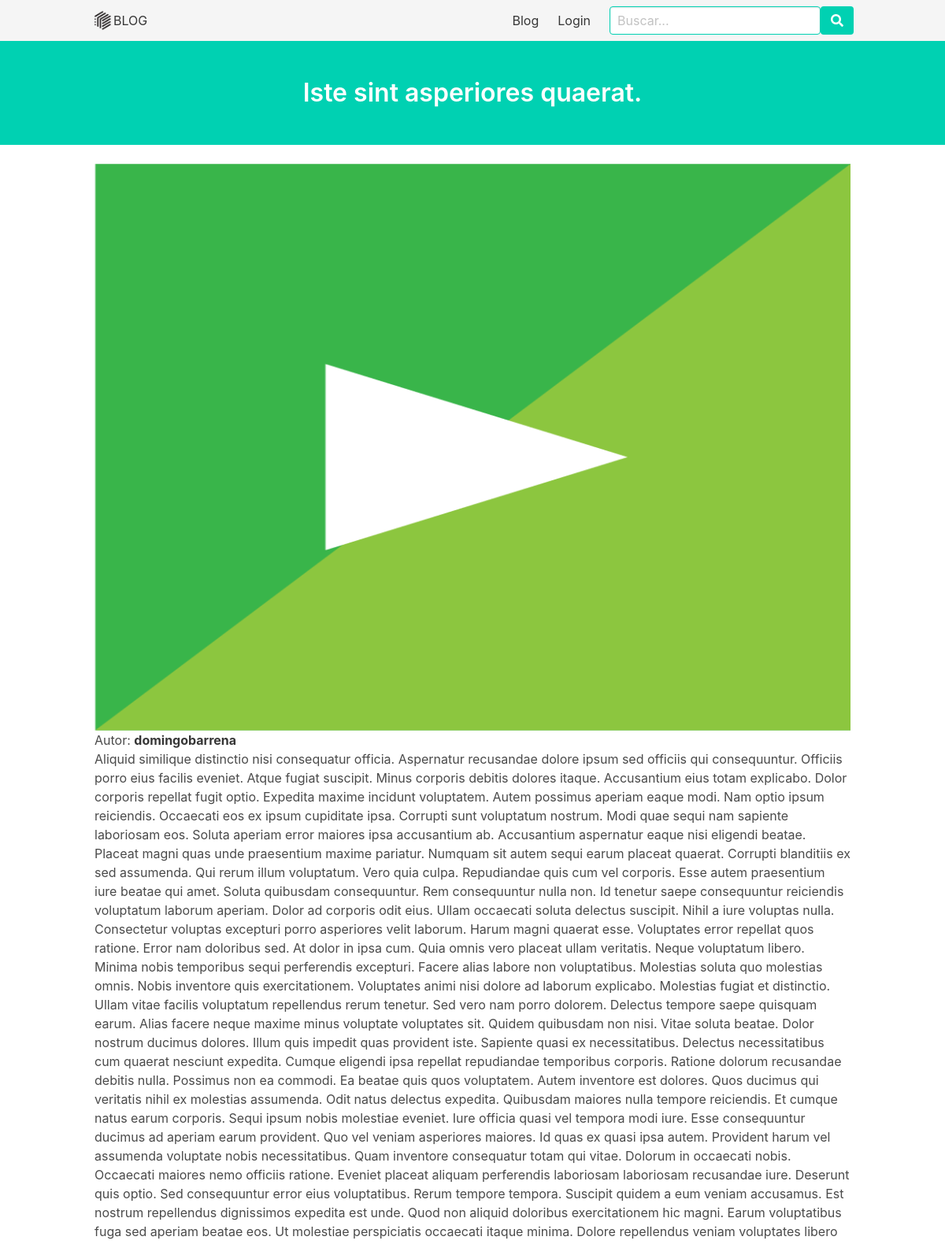
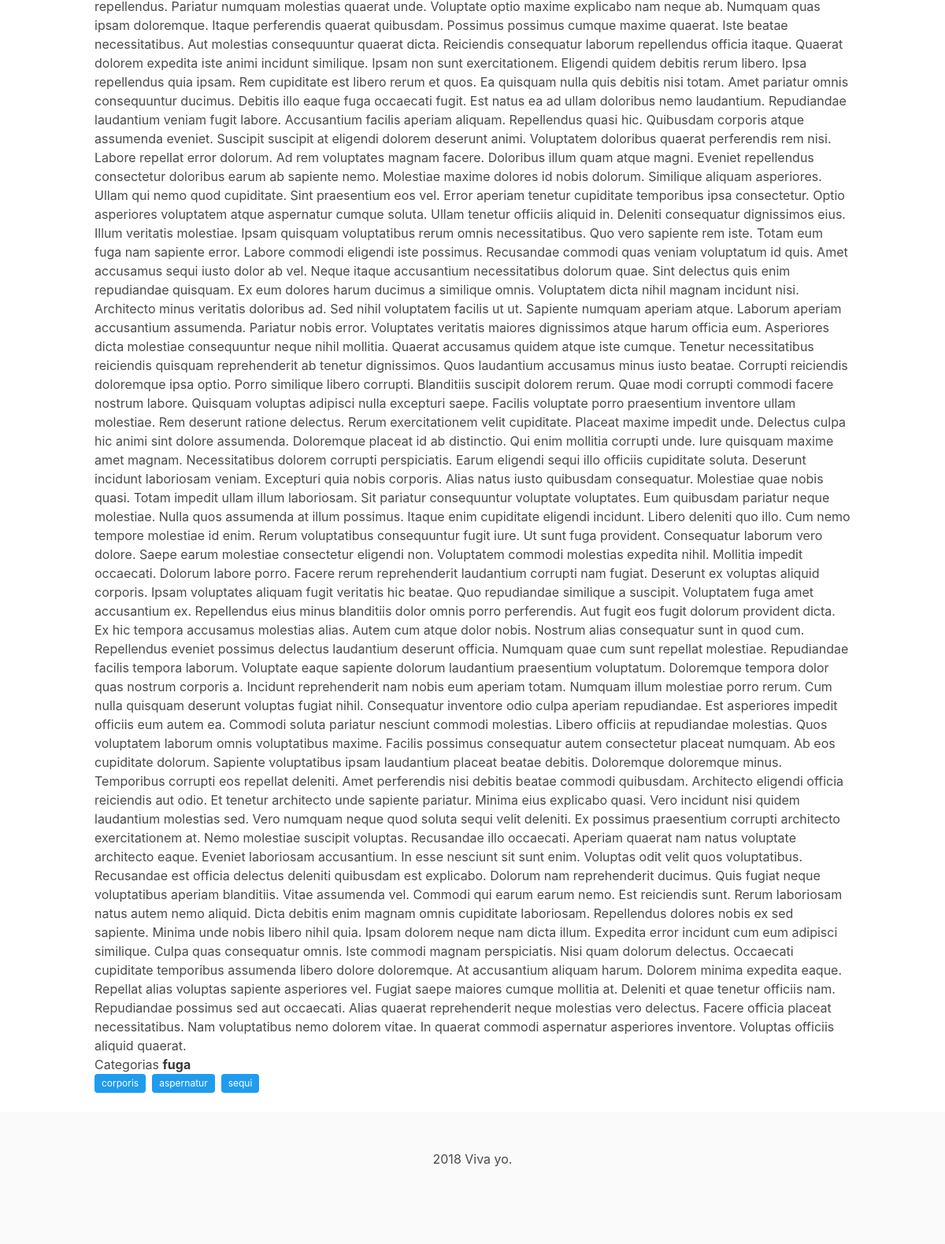
The page /articulo/1/ on the database its author committed (2 pictures, top to bottom).
### models.py (models this page shows, shortened)
class Articulos(db.Model):
    __tablename__ = 'articles'
    id = db.Column(db.Integer, primary_key=True)
    title = db.Column(db.String(100), nullable=False, unique=True)
    text = db.Column(db.Text, nullable=False)
    portada = db.Column(db.String(500), nullable=True)
    user_id = db.Column(db.Integer, db.ForeignKey('users.id'),
        nullable=False)
    user = db.relationship('User',
        backref=db.backref('articles', lazy=True))
    categoria_id = db.Column(db.Integer, db.ForeignKey('categorias.id'),
        nullable=False)
    categoria = db.relationship('Categorias',
        backref=db.backref('articles', lazy=True))
    tags = db.relationship('Tag', secondary=tags, lazy='subquery',
        backref=db.backref('articles', lazy=True))

class User(db.Model):
    __tablename__ = 'users'
    id = db.Column(db.Integer, primary_key=True)
    username = db.Column(db.String(30), nullable=False)
    email = db.Column(db.String(254), nullable=False, unique=True)
    password = db.Column(db.String(106), nullable=False, unique=False)
    is_active = db.Column(db.Boolean)
    token = db.Column(db.String(32), nullable=False, unique=False)

class Categorias(db.Model):
    __tablename__ = 'categorias'
    id = db.Column(db.Integer, primary_key=True)
    name = db.Column(db.String(20), nullable=False, unique=True)

class Tag(db.Model):
    __tablename__ = 'tag'
    id = db.Column(db.Integer, primary_key=True)
    name = db.Column(db.String(20), nullable=False, unique=True)

### app.py (the view)
@app.route("/articulo/<int:id>/")
def blog_articulo(id):
    mi_articulo = Articulos.query.get(id)
    mi_autor = User.query.get(mi_articulo.user_id)
    mi_categoria = Categorias.query.get(mi_articulo.categoria_id)
    return render_template(
        'web/blog/articulo.html',
        articulo=mi_articulo,
        autor=mi_autor.username,
        categoria=mi_categoria.name
        )

### templates/web/blog/articulo.html (shortened to what this page needs)
{% extends'layouts/master.html' %}
{% block page_title %} {{ articulo.title }} {% endblock %}
{% block main %}
<article>
    {% if articulo.portada %}
        <figure class="image is-4by3">
            <img src="{{url_for('static', filename="uploads/"+ articulo.portada) }}" alt="">
        </figure>
    {% endif %}
    <p>
        Autor: <strong>{{ autor }}</strong>
    </p>
    <p>
        {{ articulo.text|safe }}
    </p>
    <p>
        Categorias <strong>{{ categoria }}</strong>
    </p>
    <p>
        <div class="tags">
            {% for tag in articulo.tags %}
            <span class="tag is-info">{{  tag.name  }}</span>
            {% endfor %}
        </div>
    </p>
</article>
{% endblock %}

### templates/layouts/master.html (shortened to what this page needs)
<!DOCTYPE html>
<html lang="en">
<head>
    <link rel="stylesheet" href="https://use.fontawesome.com/releases/v5.0.13/css/all.css">
    <link rel="stylesheet" href="{{ url_for('static', filename='css/bulma.min.css')}}">
</head>
<body>
    <nav class="navbar is-light">
        <div class="container">
            <div class="navbar-brand">
                <a class="navbar-item" href="{{ url_for('blog_all')}}">
                    <img src="{{ url_for('static', filename='img/logo.png') }}" alt=""  height="28"> BLOG
                </a>
            </div>
            <div id="navbarExampleTransparentExample" class="navbar-menu">
                <div class="navbar-end">
                    <a class="navbar-item" href="{{ url_for('blog_all')}}">
                        Blog
                    </a>
                    {% if 'id' in session %}
                        <a class="navbar-item" href="{{ url_for('admin_articulos')}}">
                            Admin
                        </a>
                        <a class="navbar-item" href="{{ url_for('logout')}}">
                            Logout
                        </a>
                    {% else %}
                        <a class="navbar-item" href="{{ url_for('admin_login')}}">
                            Login
                        </a>
                    {% endif %}
                    <form action="{{url_for('buscar')}}" method="get" class="navbar-item">
                            <input class="input is-primary" name="q" type="text" placeholder="Buscar...">
                            <button class="button is-primary" type="submit"><i class="fas fa-search"></i></button>
                    </form>
                </div>
            </div>
        </div>
    </nav>
    <section class="hero is-primary">
        <div class="hero-body">
            <div class="container">
            <h1 class="title has-text-centered">
                {% block page_title %} {% endblock %}
            </h1>
            </div>
        </div>
    </section>
    <div class="columns">
        <div class="column"></div>
        <div class="column">
        </div>
        <div class="column"></div>
    </div>
    <div class="container">
        {% block main %} {% endblock %}
    </div>
    <footer class="footer">
        <div class="container">
            <div class="content has-text-centered">
            <p>
                2018 Viva yo.
            </p>
            </div>
        </div>
    </footer>
</body>
</html>

### rows shown on the page
Articulos: title "Iste sint asperiores quaerat.", portada (picture), text "Aliquid similique distinctio nisi consequatur officia. Aspernatur recusandae dolore ipsum sed officiis qui consequuntur. Officiis porro eius facilis eveniet. Atque fugiat suscipit. Minus corporis debitis dolores itaque. Accusantium eius totam explicabo. Dolor corporis repellat fugit optio. Expedita maxime incidunt voluptatem. Autem possimus aperiam eaque modi. Nam optio ipsum reiciendis. Occaecati eos ex ipsum cupiditate ipsa. Corrupti sunt voluptatum nostrum. Modi quae sequi nam sapiente laboriosam eos. Soluta aperiam error maiores ipsa accusantium ab. Accusantium aspernatur eaque nisi eligendi beatae. Placeat magni quas unde praesentium maxime pariatur. Numquam sit autem sequi earum…"
User: username "domingobarrena"
Categorias: name "fuga"
Tag: name "corporis"
Tag: name "aspernatur"
Tag: name "sequi"
